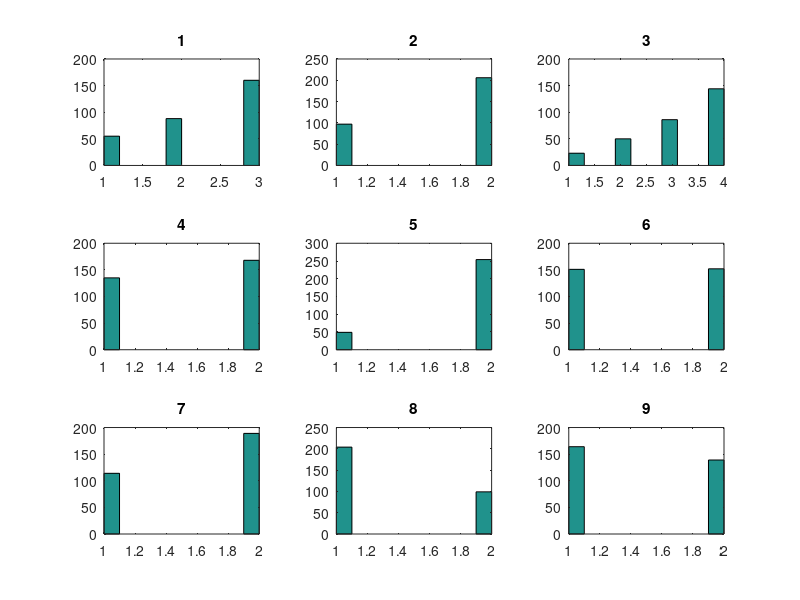
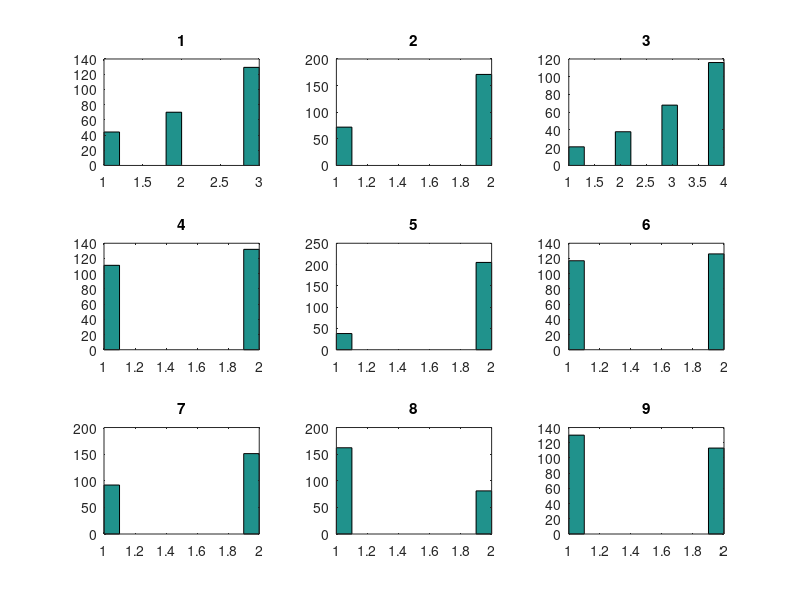
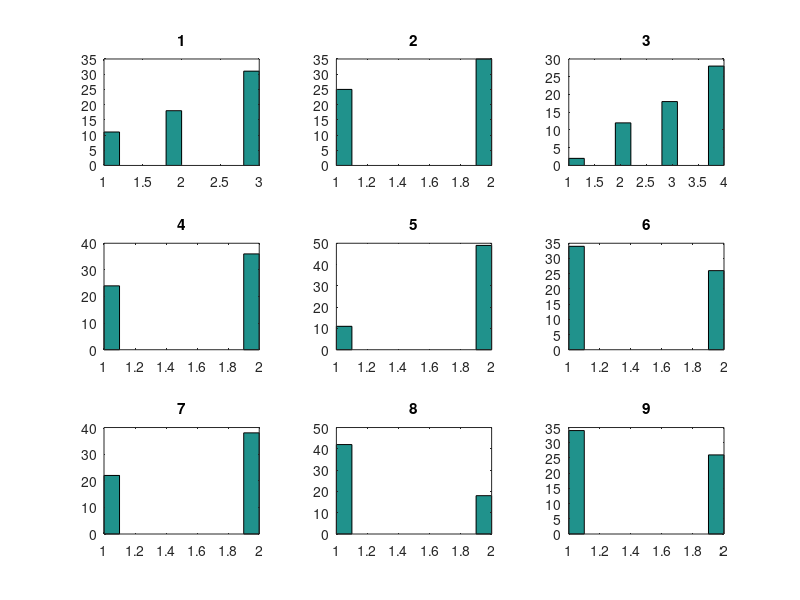
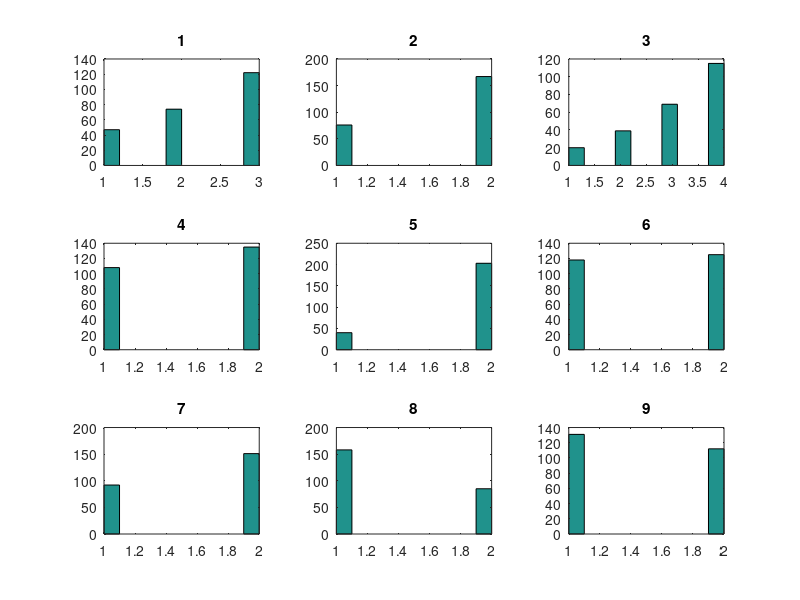

MATLAB code for these plots, in order:
clear all; close all;

Y=load('data.txt')
X=Y;
%1.  A       Age           age in years
%2.  G       Gender        1 = male; 0 = female
%3.  CP      ChestPain     (typical angina,atypical angina,non-anginal pain,asymptomatic)
%4.  BP      BloodPressue  (trestbps) resting blood pressure
%5.  Chol    Cholestoral
%7.  ECG     Electrocardiograph (normal, ST-T wave abnormality, ventricular hypertrophy)
%8.  HR      HeartRate
%9.  EIA     Exercise Induced Angina (1 = yes; 0 = no)
%14. HD      HeartDisease            (1=yes; 0=no)
X=X(:,[1,2,3,4,5,7,8,9,14]);

%1.  A       Age           1:A<45, 2:45<=A<55, 3:A>55
%2.  G       Gender        1:Female, 2:Male; 
%3.  CP      Chest Pain     1:Typical Angina, 2:Atypical Angina, 3:Non-Anginal, 4:Asymptomatic)
%4.  BP      Blood Pressue  1:Low, 2:High
%5.  Chol    Cholestoral   1:Low, 2:High 
%6.  ECG     Electrocardiograph 1:Normal, 2:Abnormal
%7.  HR      Exercise Heart Rate          1:Low, 2:High 
%8.  EIA     Exercise Induced Angina 1:No, 2:Yes
%9.  HD      Heart Disease            1:No, 2:yes

X(X(:,1)<45,1)=1;
X(X(:,1)>=45 & X(:,1)<55,1)=2;
X(X(:,1)>=55,1)=3;

X(:,2)=X(:,2)+1;

X(X(:,4)<130,4)=1;
X(X(:,4)>=130,4)=2;

X(X(:,5)<200,5)=1;
X(X(:,5)>=200,5)=2;

X(:,6)=X(:,6)+1;
X(X(:,6)>=2,6)=2;

X(X(:,7)<145,7)=1;
X(X(:,7)>=145,7)=2;

X(:,8)=X(:,8)+1;

X(X(:,9)>1,9)=1;
X(:,9)=X(:,9)+1;

figure(1);
for i=1:9;
  subplot(3,3,i)
  hist(X(:,i))
  title(num2str(i))
end  

N = size(X,1);
BS = floor(N/5);
rand("seed",time);
ind = randperm(N);

for j=1:5;
    test_ind            = ind(BS*(j-1)+ [1:BS]);
    train_ind           = 1:N;
    train_ind(test_ind) = [];
    intersect(train_ind,test_ind)
    [length(train_ind),length(test_ind)]
    
    Train = X(train_ind,:);
    Test  = X(test_ind,:);
    
    figure;
    for i=1:9;
      subplot(3,3,i)
      hist(Train(:,i))
      title(num2str(i))
    end  

    figure; 
    for i=1:9;
      subplot(3,3,i)
      hist(Test(:,i))
      title(num2str(i))
    end  

    Train = uint8(X(train_ind,:));
    Test  = uint8(X(test_ind,:));

    fname=sprintf('data-train-%d.txt',j) 
    dlmwrite(fname,Train,'delimiter',',','newline','pc');
    
    fname=sprintf('data-test-%d.txt',j) 
    dlmwrite(fname,Test,'delimiter',',','newline','pc');
    
end